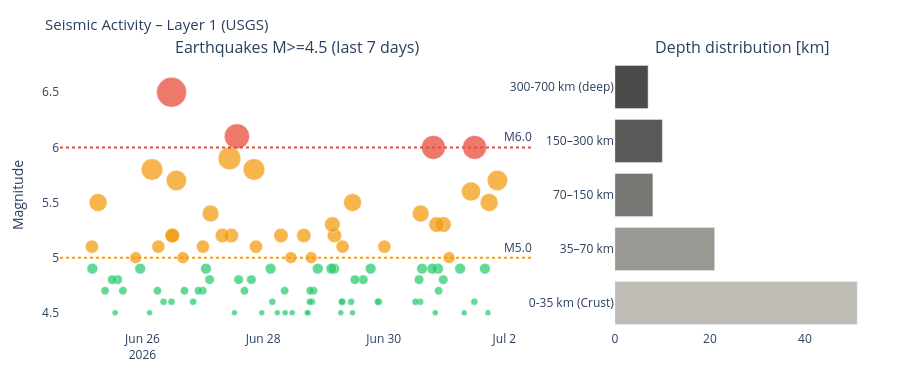

The notebook cell saved with this chart:
### Markdown cell above
---
## 4. Visualizations

### Code cell
# ============================================================
# SEISMICS – Magnitude time series + depth distribution
# ============================================================

if df_seis is not None:
    fig = make_subplots(
        rows=1, cols=2,
        subplot_titles=['Earthquakes M>=4.5 (last 7 days)', 'Depth distribution [km]'],
        column_widths=[0.65, 0.35]
    )

    # Color scale by magnitude
    mag_colors = ['#2ecc71' if m < 5 else '#f39c12' if m < 6 else '#e74c3c'
                  for m in df_seis['mag']]
    sizes = [max(6, (m - 4) * 12) for m in df_seis['mag']]

    fig.add_trace(go.Scatter(
        x=df_seis['time'], y=df_seis['mag'],
        mode='markers',
        marker=dict(color=mag_colors, size=sizes, opacity=0.75,
                    line=dict(color='white', width=0.5)),
        text=df_seis['place'],
        hovertemplate='%{text}<br>M%{y:.1f}<br>%{x}<extra></extra>',
        name='Earthquakes'
    ), row=1, col=1)

    fig.add_hline(y=6.0, line_dash='dot', line_color='#e74c3c',
                  annotation_text='M6.0', row=1, col=1)
    fig.add_hline(y=5.0, line_dash='dot', line_color='#f39c12',
                  annotation_text='M5.0', row=1, col=1)

    # Depth distribution
    depth_bins = pd.cut(df_seis['depth'],
                        bins=[0, 35, 70, 150, 300, 700],
                        labels=['0-35 km\n(Crust)', '35–70 km',
                                '70–150 km', '150–300 km', '300-700 km\n(deep)'])
    depth_counts = depth_bins.value_counts().sort_index()
    depth_colors = ['#B4B2A9', '#888780', '#5F5E5A', '#3d3d3a', '#2C2C2A']

    fig.add_trace(go.Bar(
        x=depth_counts.values,
        y=depth_counts.index.astype(str),
        orientation='h',
        marker_color=depth_colors[:len(depth_counts)],
        opacity=0.85,
        name='Depth'
    ), row=1, col=2)

    fig.update_layout(
        title=dict(text='Seismic Activity – Layer 1 (USGS)', font=dict(size=15)),
        height=380, showlegend=False,
        plot_bgcolor='rgba(0,0,0,0)', paper_bgcolor='rgba(0,0,0,0)',
        margin=dict(l=60, r=30, t=60, b=50)
    )
    fig.update_yaxes(title_text='Magnitude', row=1, col=1)
    fig.show()
else:
    print('Seismic data unavailable.')

### Figure 1 — Plotly figure (JSON) as saved in the notebook; plotly's stock layout.template omitted (floating-point values rounded to 4 significant figures)
{"data": [{"hovertemplate": "%{text}<br>M%{y:.1f}<br>%{x}<extra></extra>", "marker": {"color": ["#f39c12", "#f39c12", "#2ecc71", "#2ecc71", "#e74c3c", "#2ecc71", "#f39c12", "#2ecc71", "#2ecc71", "#f39c12", "#f39c12", "#2ecc71", "#2ecc71", "#2ecc71", "#f39c12", "#2ecc71", "#e74c3c", "#2ecc71", "#2ecc71", "#f39c12", "#2ecc71", "#2ecc71", "#2ecc71", "#f39c12", "#2ecc71", "#2ecc71", "#2ecc71", "#2ecc71", "#2ecc71", "#f39c12", "#2ecc71", "#2ecc71", "#f39c12", "#2ecc71", "#2ecc71", "#2ecc71", "#f39c12", "#2ecc71", "#f39c12", "#2ecc71", "#2ecc71", "#2ecc71", "#2ecc71", "#f39c12", "#2ecc71", "#2ecc71", "#2ecc71", "#2ecc71", "#f39c12", "#2ecc71", "#f39c12", "#2ecc71", "#2ecc71", "#f39c12", "#2ecc71", "#2ecc71", "#2ecc71", "#2ecc71", "#f39c12", "#f39c12", "#2ecc71", "#2ecc71", "#2ecc71", "#e74c3c", "#2ecc71", "#f39c12", "#f39c12", "#f39c12", "#f39c12", "#2ecc71", "#2ecc71", "#f39c12", "#2ecc71", "#2ecc71", "#2ecc71", "#2ecc71", "#f39c12", "#f39c12", "#f39c12", "#f39c12", "#e74c3c", "#2ecc71", "#2ecc71", "#f39c12", "#2ecc71", "#f39c12", "#2ecc71", "#2ecc71", "#f39c12", "#2ecc71", "#2ecc71", "#2ecc71", "#2ecc71", "#2ecc71", "#f39c12", "#2ecc71", "#f39c12"], "line": {"color": "white", "width": 0.5}, "opacity": 0.75, "size": [20.4, 18.0, 6, 10.8, 24.0, 7.2, 19.2, 6, 10.8, 12.0, 15.6, 9.6, 8.4, 10.8, 15.6, 6, 24.0, 10.8, 10.8, 16.8, 7.2, 9.6, 7.2, 13.2, 7.2, 7.2, 10.8, 9.6, 9.6, 18.0, 6, 7.2, 13.2, 7.2, 7.2, 6, 14.4, 10.8, 15.6, 10.8, 10.8, 8.4, 7.2, 12.0, 8.4, 7.2, 6, 6, 14.4, 6, 12.0, 6, 8.4, 14.4, 6, 7.2, 10.8, 6, 13.2, 21.6, 9.6, 8.4, 9.6, 25.2, 6, 14.4, 22.8, 14.4, 16.8, 9.6, 10.8, 13.2, 8.4, 8.4, 7.2, 8.4, 12.0, 20.4, 14.4, 14.4, 30.0, 7.2, 7.2, 13.2, 8.4, 21.6, 6, 10.8, 12.0, 8.4, 9.6, 6, 9.6, 8.4, 18.0, 10.8, 13.2]}, "mode": "markers", "name": "Earthquakes", "text": ["155 km SW of Hihifo, Tonga", "47 km SW of Jurm, Afghanistan", "south of the Fiji Islands", "50 km ENE of Kuji, Japan", "49 km E of Noda, Japan", "63 km SW of Kýthira, Greece", "224 km S of Suva, Fiji", "83 km NNE of Ollagüe, Chile", "southeast of the Loyalty Islands", "16 km WNW of Tournavista, Peru", "265 km SSE of Dunhuang, China", "10 km WSW of Hyūga, Japan", "Federated States of Micronesia region", "8 km SE of Pangyan, Philippines", "95 km SSW of El Progreso, Mexico", "59 km SSW of Topolobampo, Mexico", "75 km SSW of El Progreso, Mexico", "south of the Fiji Islands", "South Sandwich Islands region", "90 km ESE of Kimbe, Papua New Guinea", "221 km NNE of Bitung, Indonesia", "46 km E of Noda, Japan", "168 km SSE of Koshima, Japan", "South Sandwich Islands region", "east of the Kuril Islands", "236 km E of Levuka, Fiji", "234 km SSW of ‘Ohonua, Tonga", "south of the Fiji Islands", "101 km ENE of Aksu, China", "218 km W of Bandon, Oregon", "40 km SW of Jurm, Afghanistan", "27 km N of Caraballeda, Venezuela", "off the coast of Central America", "213 km SE of Vilyuchinsk, Russia", "131 km E of Bitung, Indonesia", "Volcano Islands, Japan region", "107 km SSW of Sarangani, Philippines", "90 km S of Sarangani, Philippines", "35 km SSW of Cordova, Alaska", "Kermadec Islands region", "173 km S of Lembar, Indonesia", "65 km WNW of Catuday, Philippines", "63 km WNW of Catuday, Philippines", "68 km WNW of Catuday, Philippines", "39 km SW of Kandrian, Papua New Guinea", "21 km WNW of Djelfa, Algeria", "10 km SSE of Kiupo, Philippines", "50 km WSW of Abra Pampa, Argentina", "8 km WNW of Changning, China", "225 km NE of Lospalos, Timor Leste", "65 km W of Foxton Beach, New Zealand", "20 km W of Boca de Aroa, Venezuela", "south of Africa", "45 km NE of Port-Olry, Vanuatu", "48 km ENE of Noda, Japan", "244 km SSE of Dunhuang, China", "20 km NW of Finschhafen, Papua New Guinea", "200 km N of Lospalos, Timor Leste", "112 km SW of Bandar Lampung, Indonesia", "51 km ENE of Noda, Japan", "35 km NNE of El Limón, Venezuela", "231 km ESE of Attu Station, Alaska", "Izu Islands, Japan region", "43 km S of Jurm, Afghanistan", "200 km ENE of Levuka, Fiji", "139 km E of Kirakira, Solomon Islands", "192 km N of Metinaro, Timor Leste", "114 km SSW of Trenggalek, Indonesia", "63 km NNE of Barkhan, Pakistan", "98 km S of Severo-Kuril’sk, Russia", "13 km SSE of Clam Gulch, Alaska", "100 km E of Kirakira, Solomon Islands", "159 km E of Beauséjour, Guadeloupe", "54 km N of El Limón, Venezuela", "3 km WNW of Nuing, Philippines", "119 km ESE of Bitung, Indonesia", "51 km S of Boca de Yuma, Dominican Republic", "7 km N of Oshino, Japan", "7 km NE of Villa El Carmen, Nicaragua", "52 km NNE of Barkhan, Pakistan", "34 km WSW of Sarangani, Philippines", "66 km S of Panguna, Papua New Guinea", "162 km E of Beauséjour, Guadeloupe", "south of the Kermadec Islands", "49 km NE of Barkhan, Pakistan", "3 km SE of Yokoshiba, Japan", "5 km NE of Noda, Japan", "88 km SW of Nikolski, Alaska", "93 km E of Union, Philippines", "36 km NNE of Kuji, Japan", "Mid-Indian Ridge", "201 km S of Severo-Kuril’sk, Russia", "39 km NE of Kuji, Japan", "Mid-Indian Ridge", "73 km E of Kokopo, Papua New Guinea", "24 km WSW of Sarangani, Philippines", "152 km N of Caluula, Somalia"], "type": "scatter", "x": ["2026-07-01T21:13:40.262", "2026-07-01T17:57:02.913", "2026-07-01T17:28:36.132", "2026-07-01T16:15:34.646", "2026-07-01T12:08:29.986", "2026-07-01T12:03:03.779", "2026-07-01T10:42:43.103", "2026-07-01T08:00:50.534", "2026-07-01T06:23:39.283", "2026-07-01T02:00:38.195", "2026-06-30T23:44:54.830", "2026-06-30T23:40:16.662", "2026-06-30T21:49:19.866", "2026-06-30T21:34:53.425", "2026-06-30T21:01:34.191", "2026-06-30T20:29:39.578", "2026-06-30T19:45:40.116", "2026-06-30T19:21:07.743", "2026-06-30T15:15:17.435", "2026-06-30T14:41:10.582", "2026-06-30T14:26:47.700", "2026-06-30T14:02:23.783", "2026-06-30T12:39:56.740", "2026-06-30T00:15:12.439", "2026-06-29T22:06:46.596", "2026-06-29T21:38:36.945", "2026-06-29T18:47:16.538", "2026-06-29T15:51:18.068", "2026-06-29T12:33:04.790", "2026-06-29T11:35:33.629", "2026-06-29T11:33:12.639", "2026-06-29T11:01:03.516", "2026-06-29T07:38:27.562", "2026-06-29T07:36:09.992", "2026-06-29T07:19:50.329", "2026-06-29T06:54:16.912", "2026-06-29T04:23:05.855", "2026-06-29T04:14:33.185", "2026-06-29T03:32:39.606", "2026-06-29T03:10:28.375", "2026-06-28T21:43:51.471", "2026-06-28T20:01:33.567", "2026-06-28T19:25:57.500", "2026-06-28T19:09:03.928", "2026-06-28T18:45:21.433", "2026-06-28T18:37:11.965", "2026-06-28T17:57:17.188", "2026-06-28T17:34:16.402", "2026-06-28T16:12:08.958", "2026-06-28T11:35:31.479", "2026-06-28T11:04:12.997", "2026-06-28T08:46:10.376", "2026-06-28T08:34:26.555", "2026-06-28T07:05:45.186", "2026-06-28T05:39:32.691", "2026-06-28T03:39:21.835", "2026-06-28T02:59:20.239", "2026-06-27T23:29:09.920", "2026-06-27T21:10:26.101", "2026-06-27T20:21:50.769", "2026-06-27T19:20:36.606", "2026-06-27T16:35:34.867", "2026-06-27T14:15:37.724", "2026-06-27T13:34:52.534", "2026-06-27T12:35:16.218", "2026-06-27T11:23:02.399", "2026-06-27T10:37:02.333", "2026-06-27T07:47:23.012", "2026-06-27T03:06:21.113", "2026-06-27T02:42:06.320", "2026-06-27T01:15:31.509", "2026-06-27T00:03:23.509", "2026-06-26T23:58:40.984", "2026-06-26T22:16:11.931", "2026-06-26T20:08:03.179", "2026-06-26T16:40:58.455", "2026-06-26T16:06:49.450", "2026-06-26T13:29:01.877", "2026-06-26T11:57:25.458", "2026-06-26T11:48:47.037", "2026-06-26T11:34:41.498", "2026-06-26T11:32:45.723", "2026-06-26T08:23:04.558", "2026-06-26T06:18:59.942", "2026-06-26T05:57:52.671", "2026-06-26T03:46:35.803", "2026-06-26T02:48:59.413", "2026-06-25T23:05:52.643", "2026-06-25T21:17:49.072", "2026-06-25T16:11:45.225", "2026-06-25T14:07:52.685", "2026-06-25T13:06:44.540", "2026-06-25T11:58:34.146", "2026-06-25T09:06:40.490", "2026-06-25T06:19:35.965", "2026-06-25T04:03:41.361", "2026-06-25T03:53:24.853"], "xaxis": "x", "y": [5.7, 5.5, 4.5, 4.9, 6.0, 4.6, 5.6, 4.5, 4.9, 5.0, 5.3, 4.8, 4.7, 4.9, 5.3, 4.5, 6.0, 4.9, 4.9, 5.4, 4.6, 4.8, 4.6, 5.1, 4.6, 4.6, 4.9, 4.8, 4.8, 5.5, 4.5, 4.6, 5.1, 4.6, 4.6, 4.5, 5.2, 4.9, 5.3, 4.9, 4.9, 4.7, 4.6, 5.0, 4.7, 4.6, 4.5, 4.5, 5.2, 4.5, 5.0, 4.5, 4.7, 5.2, 4.5, 4.6, 4.9, 4.5, 5.1, 5.8, 4.8, 4.7, 4.8, 6.1, 4.5, 5.2, 5.9, 5.2, 5.4, 4.8, 4.9, 5.1, 4.7, 4.7, 4.6, 4.7, 5.0, 5.7, 5.2, 5.2, 6.5, 4.6, 4.6, 5.1, 4.7, 5.8, 4.5, 4.9, 5.0, 4.7, 4.8, 4.5, 4.8, 4.7, 5.5, 4.9, 5.1], "yaxis": "y"}, {"marker": {"color": ["#B4B2A9", "#888780", "#5F5E5A", "#3d3d3a", "#2C2C2A"]}, "name": "Depth", "opacity": 0.85, "orientation": "h", "type": "bar", "x": [51, 21, 8, 10, 7], "xaxis": "x2", "y": ["0-35 km\n(Crust)", "35–70 km", "70–150 km", "150–300 km", "300-700 km\n(deep)"], "yaxis": "y2"}], "layout": {"annotations": [{"font": {"size": 16}, "showarrow": false, "text": "Earthquakes M>=4.5 (last 7 days)", "x": 0.2925, "xanchor": "center", "xref": "paper", "y": 1.0, "yanchor": "bottom", "yref": "paper"}, {"font": {"size": 16}, "showarrow": false, "text": "Depth distribution [km]", "x": 0.8425, "xanchor": "center", "xref": "paper", "y": 1.0, "yanchor": "bottom", "yref": "paper"}, {"showarrow": false, "text": "M6.0", "x": 1, "xanchor": "right", "xref": "x domain", "y": 6.0, "yanchor": "bottom", "yref": "y"}, {"showarrow": false, "text": "M5.0", "x": 1, "xanchor": "right", "xref": "x domain", "y": 5.0, "yanchor": "bottom", "yref": "y"}], "height": 380, "margin": {"b": 50, "l": 60, "r": 30, "t": 60}, "paper_bgcolor": "rgba(0,0,0,0)", "plot_bgcolor": "rgba(0,0,0,0)", "shapes": [{"line": {"color": "#e74c3c", "dash": "dot"}, "type": "line", "x0": 0, "x1": 1, "xref": "x domain", "y0": 6.0, "y1": 6.0, "yref": "y"}, {"line": {"color": "#f39c12", "dash": "dot"}, "type": "line", "x0": 0, "x1": 1, "xref": "x domain", "y0": 5.0, "y1": 5.0, "yref": "y"}], "showlegend": false, "title": {"font": {"size": 15}, "text": "Seismic Activity – Layer 1 (USGS)"}, "xaxis": {"anchor": "y", "domain": [0.0, 0.585]}, "xaxis2": {"anchor": "y2", "domain": [0.685, 1.0]}, "yaxis": {"anchor": "x", "domain": [0.0, 1.0], "title": {"text": "Magnitude"}}, "yaxis2": {"anchor": "x2", "domain": [0.0, 1.0]}}}
